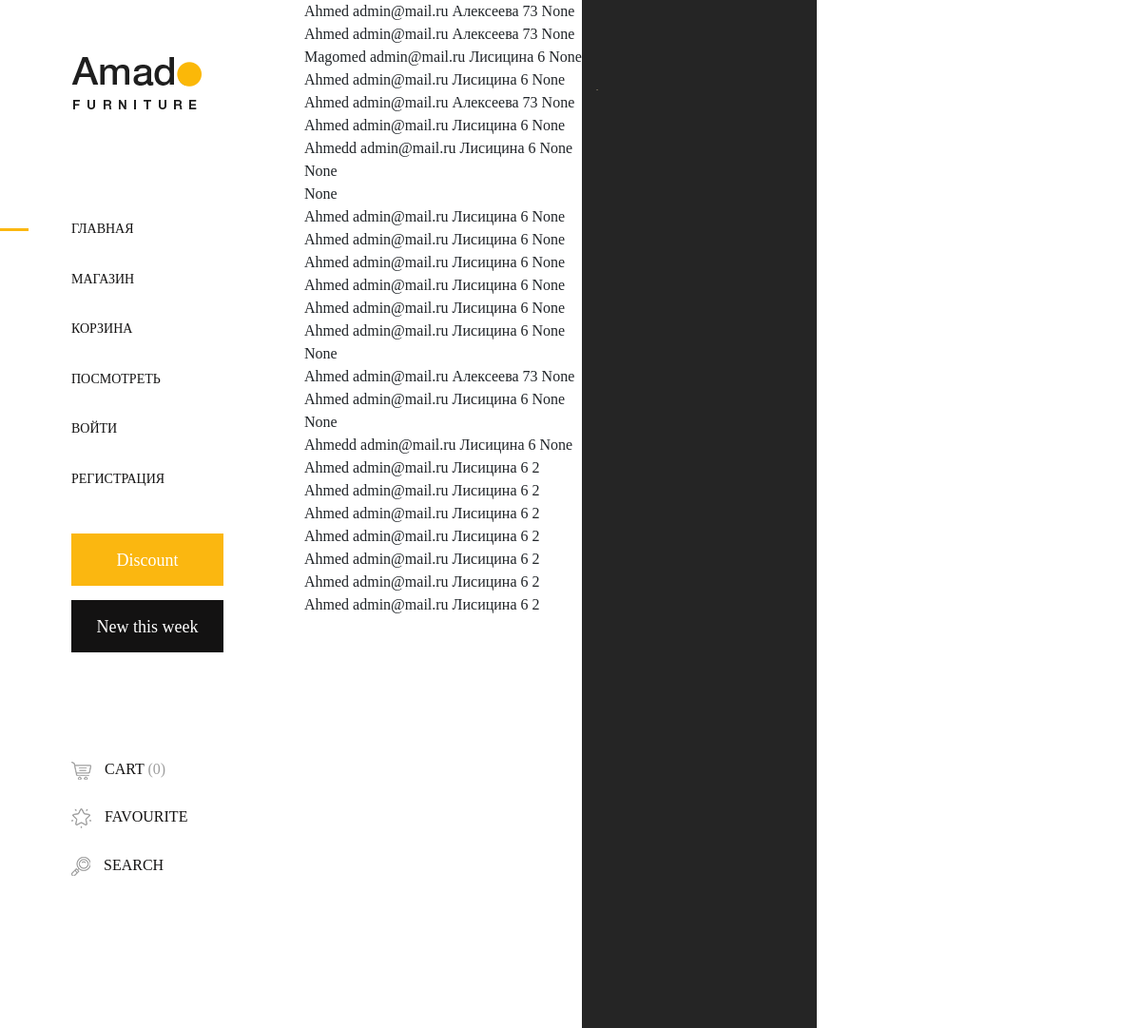
The page /buys on the database its author committed.
### shops/models.py (models this page shows, shortened)
class Buy(db.Model):
    id = db.Column(db.Integer(), primary_key=True)
    name = db.Column(db.String(50), nullable=False)
    email = db.Column(db.String(), nullable=False)
    date_posted = db.Column(db.DateTime(), nullable=False, default=datetime.now)
    adress = db.Column(db.String(), nullable=False)
    product_id = db.Column(db.Integer(), db.ForeignKey(
        'products.id'))

### shops/routes.py (the view)
@app.route('/buys')
def buys():
    buys = Buy.query.all()
    return render_template('buys.html', buys=buys)

### shops/templates/buys.html
{% extends 'base.html' %}
{% block content %}
<form class="cart clearfix" method="POST">
    <div class="cart-btn d-flex mb-50">
{% for buy in buys %}
        {{ buy.name }}
        {{ buy.email }}
        {{ buy.adress }}
        {{ buy.product_id }}
        <br>
    {% endfor %}
</div>
</form>
{% endblock %}

### shops/static/css/core-style.css (style rules this page uses)
* { margin: 0; padding: 0; }
body { font-family: "helveticaneuemedium"; font-size: 16px; }
.mb-50 { margin-bottom: 50px !important; }

### rows shown on the page
Buy: name "Ahmed", email "admin@mail.ru", adress "Алексеева 73", product_id "None"
Buy: name "Ahmed", email "admin@mail.ru", adress "Алексеева 73", product_id "None"
Buy: name "Magomed", email "admin@mail.ru", adress "Лисицина 6", product_id "None"
Buy: name "Ahmed", email "admin@mail.ru", adress "Лисицина 6", product_id "None"
Buy: name "Ahmed", email "admin@mail.ru", adress "Алексеева 73", product_id "None"
Buy: name "Ahmed", email "admin@mail.ru", adress "Лисицина 6", product_id "None"
Buy: name "Ahmedd", email "admin@mail.ru", adress "Лисицина 6", product_id "None"
Buy: product_id "None"
Buy: product_id "None"
Buy: name "Ahmed", email "admin@mail.ru", adress "Лисицина 6", product_id "None"
Buy: name "Ahmed", email "admin@mail.ru", adress "Лисицина 6", product_id "None"
Buy: name "Ahmed", email "admin@mail.ru", adress "Лисицина 6", product_id "None"
Buy: name "Ahmed", email "admin@mail.ru", adress "Лисицина 6", product_id "None"
Buy: name "Ahmed", email "admin@mail.ru", adress "Лисицина 6", product_id "None"
Buy: name "Ahmed", email "admin@mail.ru", adress "Лисицина 6", product_id "None"
Buy: product_id "None"
Buy: name "Ahmed", email "admin@mail.ru", adress "Алексеева 73", product_id "None"
Buy: name "Ahmed", email "admin@mail.ru", adress "Лисицина 6", product_id "None"
Buy: product_id "None"
Buy: name "Ahmedd", email "admin@mail.ru", adress "Лисицина 6", product_id "None"
Buy: name "Ahmed", email "admin@mail.ru", adress "Лисицина 6", product_id "2"
Buy: name "Ahmed", email "admin@mail.ru", adress "Лисицина 6", product_id "2"
Buy: name "Ahmed", email "admin@mail.ru", adress "Лисицина 6", product_id "2"
Buy: name "Ahmed", email "admin@mail.ru", adress "Лисицина 6", product_id "2"
Buy: name "Ahmed", email "admin@mail.ru", adress "Лисицина 6", product_id "2"
Buy: name "Ahmed", email "admin@mail.ru", adress "Лисицина 6", product_id "2"
Buy: name "Ahmed", email "admin@mail.ru", adress "Лисицина 6", product_id "2"
